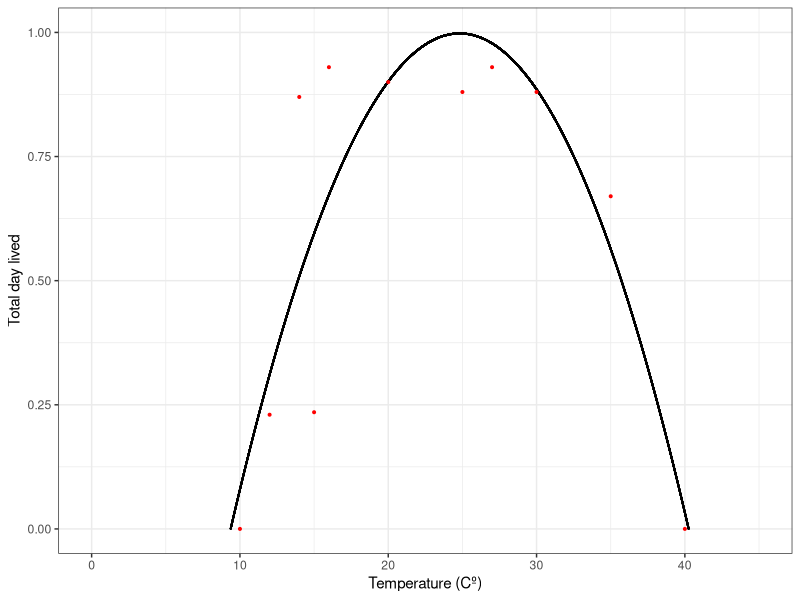
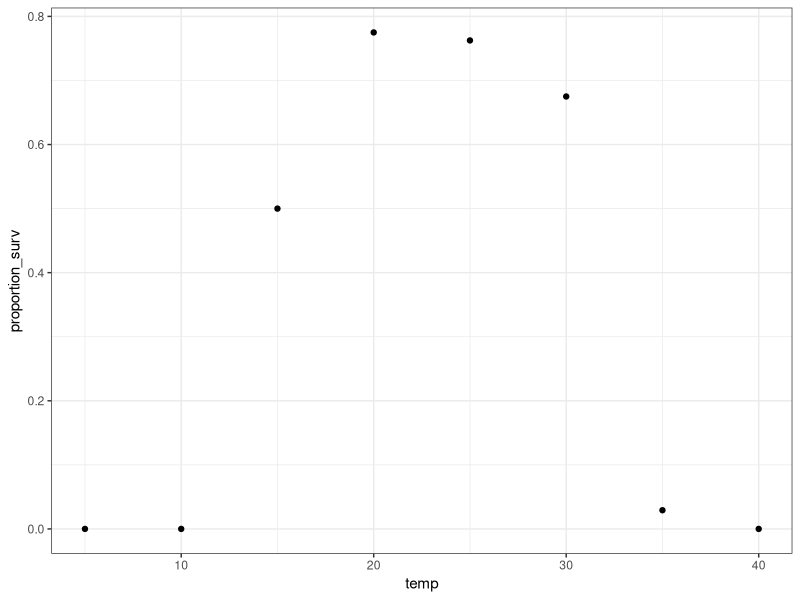
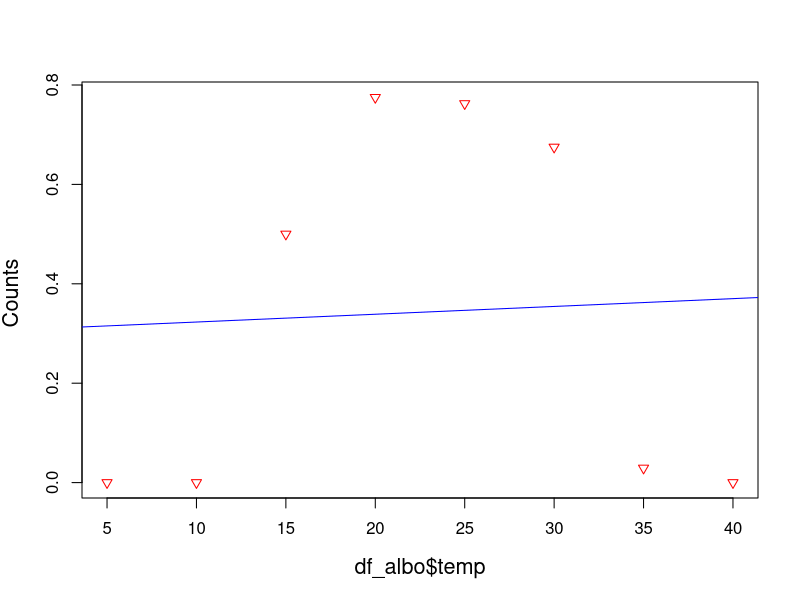
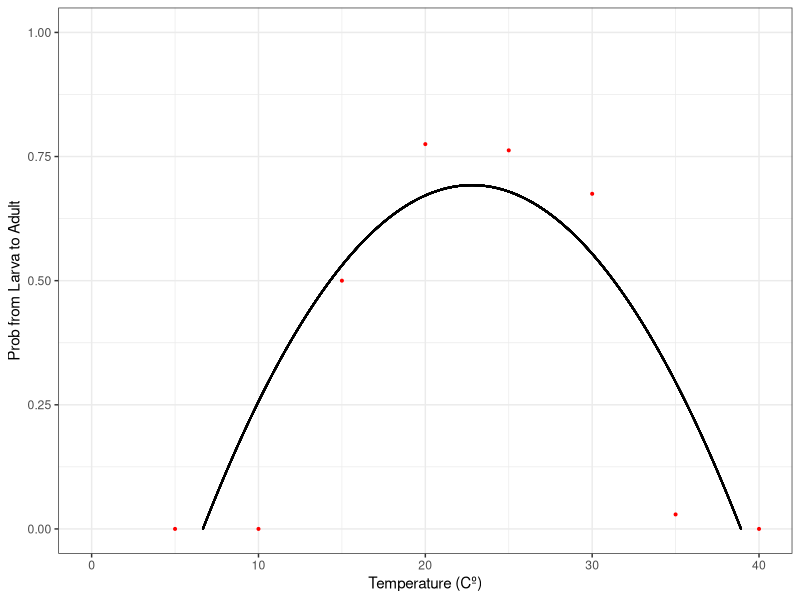
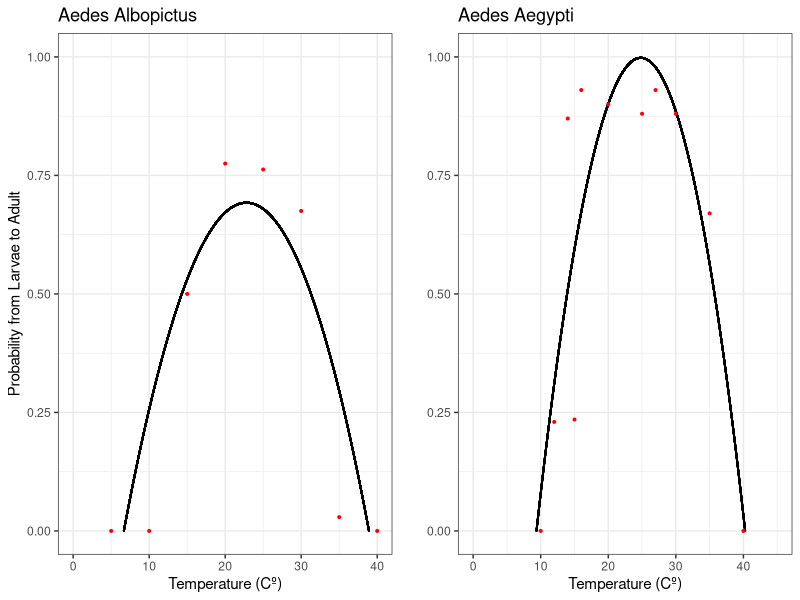
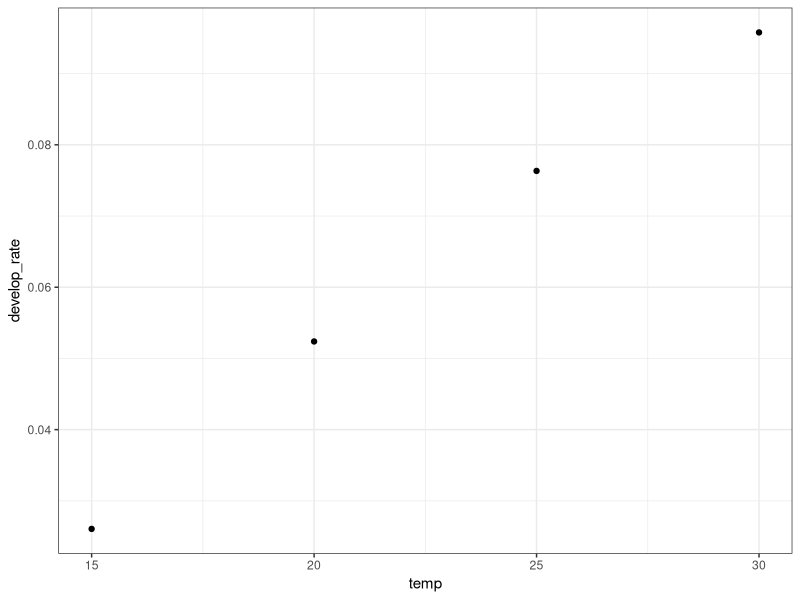
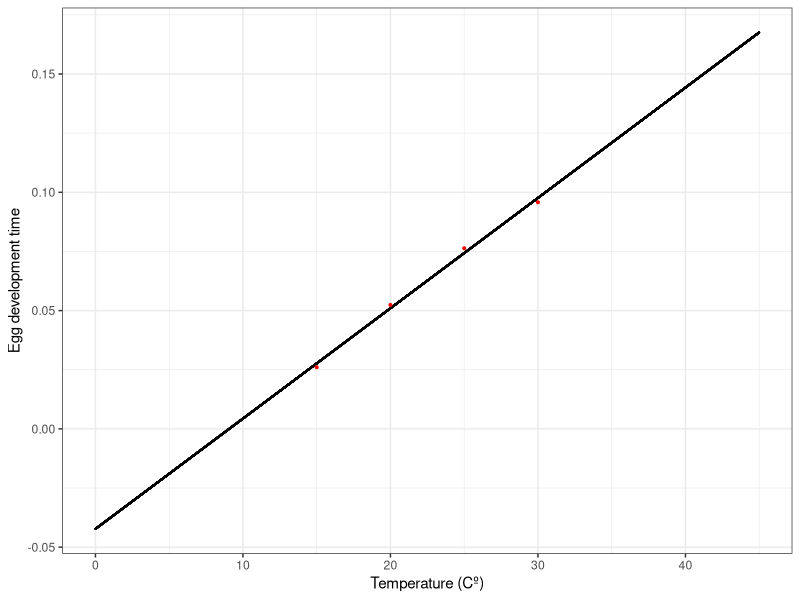

Source code (R) for these figures, in order:
#Compute function Albopictus y Aegypti
rm(list =ls())
####Dependencies####
library(ggplot2)
require(graphics)

# Data frame data taken from Tun-Lin et al 2001 
# https://resjournals.onlinelibrary.wiley.com/doi/full/10.1046/j.1365-2915.2000.00207.x
# https://academic.oup.com/jme/article/56/6/1661/5505308

df_aeg <- data.frame(temp = c(10,15,20,25,27,30,35,40,12,14,16),
      proportion_surv = c(0,0.235,0.9,0.88,0.93,0.88,0.67,0,0.23,0.87,0.93))

plot_aeg <- ggplot(df_aeg) + 
  geom_point(aes(temp,proportion_surv)) + theme_bw()

Fitting_aeg <- nls(proportion_surv ~ (-cont*(temp-Tmin)*(temp - Tmax)),
               data = df_aeg,
               start = list(cont = 0.001, Tmin = 5, Tmax = 20))

summary(Fitting_aeg)

mod <- function(te){
  t0 <- as.numeric(Fitting_aeg$m$getPars()[2])
  tm <- as.numeric(Fitting_aeg$m$getPars()[3])
  c <- as.numeric(Fitting_aeg$m$getPars()[1])
  (-c*(te-t0)*(te - tm))
}

vec <- seq(0,45,0.001)
df_out_aeg <- data.frame(temp_ae = vec, life_span_ae <- sapply(vec, mod))
plotaeg <- ggplot(df_out_aeg) +
  geom_point(aes(temp_ae,life_span_ae), size = 0.01) +
  geom_point(data = df_aeg,aes(temp,proportion_surv), size = 0.7, color = "red") +
  ylim(c(0,1)) + xlim(c(0,45)) + 
  ylab("Total day lived") + xlab("Temperature (Cº)") +
  theme_bw()
plotaeg

# Data frame data taken from Delatte et al 2009. 
# https://academic.oup.com/jme/article/46/1/33/902827?login=false
df_albo <- data.frame(temp = c(5,10,15,20,25,30,35,40),
                      proportion_surv = c(0,0,4/8,62/80,61/80,54/80,3.5/120,0))

ggplot(df_albo) + 
  geom_point(aes(temp,proportion_surv)) + theme_bw()

### Survival curve Laura:
# Path <- "~/Documentos/PHD/2023/Laura proj/DATA_LARVA_TEM.csv"
# df <- read.csv(file = Path)
# plot_alb <- ggplot(df) + geom_point(aes(temp_chamber,total_lived))

# Linear model:
linear.model <-lm(df_albo$proportion_surv ~ df_albo$temp)
plot(df_albo$temp, df_albo$proportion_surv, pch=6, ylab = "Counts ", cex.lab = 1.3, col = "red" )
abline(lm(df_albo$proportion_surv ~ df_albo$temp), col = "blue")

# My data nls:
Fitting <- nls(proportion_surv ~ (-cont*(temp-Tmin)*(temp - Tmax)),
               data = df_albo,
               start = list(cont = 0.001, Tmin = 5, Tmax = 20))

summary(Fitting)


mod <- function(te){
  t0 <- as.numeric(Fitting$m$getPars()[2])
  tm <- as.numeric(Fitting$m$getPars()[3])
  c <- as.numeric(Fitting$m$getPars()[1])
  (-c*(te-t0)*(te - tm))
}

vec <- seq(0,40,0.001)
df_alb <- data.frame(temp = vec, life_span <- sapply(vec, mod))
plotalb <- ggplot(df_alb) +
  geom_point(aes(temp,life_span), size = 0.01) +
  geom_point(data = df_albo,aes(temp,proportion_surv),
             size = 0.7, color = "red") +
  ylim(c(0,1)) + xlim(c(0,40)) + 
  ylab("Prob from Larva to Adult") + xlab("Temperature (Cº)") +
  theme_bw()
plotalb

library(ggpubr)
ggarrange(plotalb  + ggtitle("Aedes Albopictus") + ylab("Probability from Larvae to Adult"),
          plotaeg + ggtitle("Aedes Aegypti") + ylab(""))

#--------------------Egg Development--------------------#
## Info taken https://www.scielo.br/j/rsp/a/dvPQ8QMr7Y687hPJxsTxjDg/abstract/?lang=en
df_deltaE <- data.frame(temp = c(15,20,25,30),
                     develop_rate = c(1/38.38,1/19.09,1/13.10,1/10.44))

plot_deltaE <- ggplot(df_deltaE) + 
  geom_point(aes(temp,develop_rate)) + theme_bw()
plot_deltaE

Fitting_deltaE <- nls(develop_rate ~ c*temp + c1,
                   data = df_deltaE,
                   start = list(c = 0.001, c1 = 0 ))

summary(Fitting_deltaE)

mod <- function(te){
  c <- as.numeric(Fitting_deltaE$m$getPars()[1])
  c1 <- as.numeric(Fitting_deltaE$m$getPars()[2])
  c*te+c1
}

vec <- seq(0,45,0.001)
df_out <- data.frame(temp = vec, devep_rate <- sapply(vec, mod))
plot_deltaE <- ggplot(df_out) +
  geom_point(aes(temp,devep_rate), size = 0.01) +
  geom_point(data = df_deltaE, aes(temp,develop_rate), size = 0.7, color = "red") +
  ylab("Egg development time") + xlab("Temperature (Cº)") +
  theme_bw()
plot_deltaE


### Development rate Albopictus
dE <- data.frame(Temp = c(15,20,25,30),
           time_incub = c(38.38,19.09,13.10,10.44))



### --------------Hatching plot 3D -----------------------#
